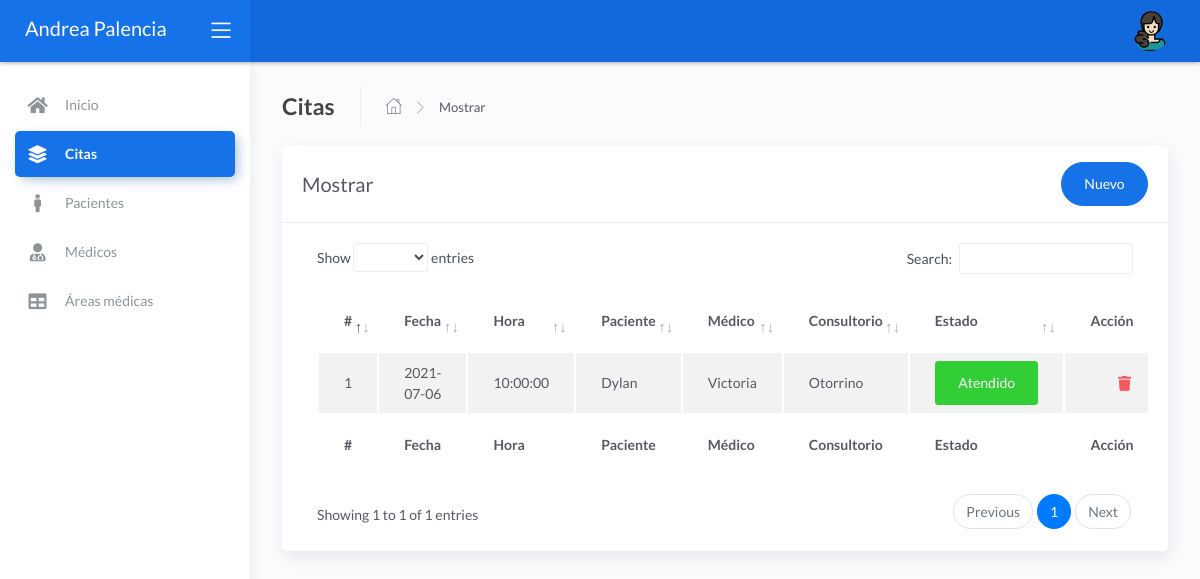
/folder/appointment.php (signed in), run on the app's committed database.
### tables this page shows
CREATE TABLE `appointment` (
  `codcit` int(11) NOT NULL,
  `dates` date NOT NULL,
  `hour` time NOT NULL,
  `codpaci` int(11) NOT NULL,
  `coddoc` int(11) NOT NULL,
  `codespe` int(11) NOT NULL,
  `estado` char(1) NOT NULL,
  `fecha_create` timestamp NOT NULL DEFAULT current_timestamp() ON UPDATE current_timestamp()
);

CREATE TABLE `customers` (
  `codpaci` int(11) NOT NULL,
  `dnipa` char(8) NOT NULL,
  `nombrep` varchar(50) NOT NULL,
  `apellidop` varchar(50) NOT NULL,
  `seguro` char(10) NOT NULL,
  `tele` char(9) NOT NULL,
  `sexo` char(15) NOT NULL,
  `email` varchar(15) NOT NULL,
  `clave` varchar(255) NOT NULL,
  `cargo` char(1) NOT NULL,
  `estado` varchar(15) NOT NULL,
  `fecha_create` timestamp NOT NULL DEFAULT current_timestamp() ON UPDATE current_timestamp()
);

CREATE TABLE `doctor` (
  `coddoc` int(11) NOT NULL,
  `dnidoc` char(8) NOT NULL,
  `nomdoc` varchar(50) NOT NULL,
  `apedoc` varchar(50) NOT NULL,
  `codespe` int(11) NOT NULL,
  `sexo` char(15) NOT NULL,
  `telefo` char(9) NOT NULL,
  `fechanaci` date NOT NULL,
  `correo` varchar(50) NOT NULL,
  `naciona` varchar(35) NOT NULL,
  `estado` char(15) NOT NULL,
  `fecha_create` timestamp NOT NULL DEFAULT current_timestamp() ON UPDATE current_timestamp()
);

CREATE TABLE `specialty` (
  `codespe` int(11) NOT NULL,
  `nombrees` varchar(50) NOT NULL,
  `fecha_create` timestamp NOT NULL DEFAULT current_timestamp() ON UPDATE current_timestamp()
);

### controller/appointmentcontroller.php (called while the page is built, shortened)
<?php
require_once '../model/modelappointment.php';
class appointmentcontroller{
    function mostrar(){
        $appointment=new Modelo();
        $dato=$appointment->mostrar("appointment", "1");
        require_once '../view/appointment/mostrar.php';
    }
    }

### model/modelappointment.php (called while the page is built, shortened)
<?php
class Modelo{
  private $appointment;
  private $db;
  public function __construct(){
      $this->appointment=array();
      $this->db=new PDO('mysql:host=localhost;dbname=proyecto_final',"root","danilo");
  }
  public function mostrar($tabla,$condicion){
      $consulta="SELECT appointment.codcit, appointment.dates, appointment.hour,customers.nombrep,doctor.nomdoc, specialty.nombrees, appointment.estado, appointment.fecha_create FROM appointment INNER JOIN customers ON appointment.codpaci = customers.codpaci INNER JOIN doctor ON appointment.coddoc = doctor.coddoc INNER JOIN specialty ON appointment.codespe = specialty.codespe";
      $resultado=$this->db->query($consulta);
      while ($tabla=$resultado->fetchAll(PDO::FETCH_ASSOC)) {
          $this->appointment[]=$tabla;
      }
      return $this->appointment;
    }
}

### view/appointment/mostrar.php (shortened to what this page needs)
<!DOCTYPE html>
<html lang="en">
<head>
	<link rel="stylesheet" href="../assets/css/bootstrap.min.css">
	<link rel="stylesheet" href="../assets/css/atlantis.min.css">
	<link rel="stylesheet" href="../assets/css/demo.css">
</head>
<body>
	<div class="wrapper">
		<div class="main-header">
			<div class="logo-header" data-background-color="blue">
				<a href="../view/admin/admin.php" class="logo">
					<h2 class="text-white navbar-brand">Andrea Palencia</h2>
				</a>
				<div class="nav-toggle">
					<button class="btn btn-toggle toggle-sidebar">
						<i class="icon-menu"></i>
					</button>
				</div>
			</div>
			<nav class="navbar navbar-header navbar-expand-lg" data-background-color="blue2">
				<div class="container-fluid">
					<ul class="navbar-nav topbar-nav ml-md-auto align-items-center">
						<li class="nav-item dropdown hidden-caret">
							<a class="dropdown-toggle profile-pic" data-toggle="dropdown" href="#" aria-expanded="false">
								<div class="avatar-sm">
									<img src="../assets/img/mujer.png" alt="..." class="avatar-img rounded-circle">
								</div>
							</a>
						</li>
					</ul>
				</div>
			</nav>
		</div>
		<div class="sidebar sidebar-style-2">
			<div class="sidebar-wrapper scrollbar scrollbar-inner">
				<div class="sidebar-content">
					<ul class="nav nav-primary">
						<li class="nav-item">
							<a href="../view/admin/admin.php" class="collapsed" aria-expanded="false">
								<i class="fas fa-home"></i>
								<p>Inicio</p>
							</a>
						</li>
						<li class="nav-item active">
							<a href="../folder/appointment.php">
								<i class="fas fa-layer-group"></i>
								<p>Citas</p>
							</a>
						</li>
						<li class="nav-item">
							<a href="../folder/customers.php">
								<i class="fas fa-male"></i>
								<p>Pacientes</p>
							</a>
						</li>
						<li class="nav-item">
							<a href="../folder/doctor.php">
								<i class="fas fa-user-md"></i>
								<p>Médicos</p>
							</a>
						</li>
						<li class="nav-item">
							<a href="specialty.php">
								<i class="fas fa-table"></i>
								<p>Áreas médicas</p>
							</a>
						</li>
					</ul>
				</div>
			</div>
		</div>
		<div class="main-panel">
			<div class="content">
				<div class="page-inner">
					<div class="page-header">
						<h4 class="page-title">Citas</h4>
						<ul class="breadcrumbs">
							<li class="nav-home">
								<a href="../view/admin/admin.php">
									<i class="flaticon-home"></i>
								</a>
							</li>
							<li class="separator">
								<i class="flaticon-right-arrow"></i>
							</li>
							<li class="nav-item">
								<a href="#">Mostrar</a>
							</li>
						</ul>
					</div>
					<div class="row">
						<div class="col-md-12">
							<div class="card">
								<div class="card-header">
									<div class="d-flex align-items-center">
										<h4 class="card-title">Mostrar</h4>
										<a href="#addRowModal" class="btn btn-primary btn-round ml-auto" data-toggle="modal">Nuevo</a>
										<?php include('AgregarModal.php'); ?>
									</div>
									<div class="card-body">
										<div class="table-responsive">
											<table id="add-row" class="display table table-striped table-hover">
												<thead>
													<tr>
														<th>#</th>
														<th>Fecha</th>
														<th>Hora</th>
														<th>Paciente</th>
														<th>Médico</th>
														<th>Consultorio</th>
														<th>Estado</th>
														<th style="width: 2%">Acción</th>
													</tr>
												</thead>
												<tfoot>
													<tr>
														<th>#</th>
														<th>Fecha</th>
														<th>Hora</th>
														<th>Paciente</th>
														<th>Médico</th>
														<th>Consultorio</th>
														<th>Estado</th>
														<th>Acción</th>
													</tr>
												</tfoot>
												<tbody>
													<?php
													foreach ($dato as $key => $value) {
														foreach ($value as $va) { ?>
															<tr>
																<td><?php echo $va['codcit']; ?></td>
																<td><?php echo $va['dates']; ?></td>
																<td><?php echo $va['hour']; ?></td>
																<td><?php echo $va['nombrep']; ?></td>
																<td><?php echo $va['nomdoc']; ?></td>
																<td><?php echo $va['nombrees']; ?></td>
																<td>
																	<?php if ($va['estado'] == 1) { ?>
																		<form method="get" action="javascript:activo('<?php echo $va['codcit']; ?>')">
																			<button type="submit" class="btn btn-success">Atendido</button>
																		</form>
																	<?php  } else { ?>
																		<form method="get" action="javascript:inactivo('<?php echo $va['codcit']; ?>')">
																			<button type="submit" class="btn btn-danger btn-xs">Pendiente</button>
																		</form>
																	<?php  } ?>
																</td>
																<td>
																	<div class="form-button-action">
																		<button href="#deleteRowModal=<?php echo $va['codcit']; ?>" class="btn btn-link btn-danger btn-lg" data-toggle="modal" title="" data-original-title="Delete Task" data-target="#deleteRowModal<?php echo $va['codcit']; ?>">
																			<i class="fa fa-trash"></i>
																		</button>
																	</div>
																</td>
															</tr>
													<?php
														}
													}
													?>
												</tbody>
											</table>
										</div>
									</div>
								</div>
							</div>
						</div>
					</div>
				</div>
			</div>
		</div>
</body>
</html>

### data on the page
appointment: codcit "1", dates "2021-07-06", hour "10:00:00", codpaci.nombrep "Dylan", coddoc.nomdoc "Victoria", codespe.nombrees "Otorrino"
